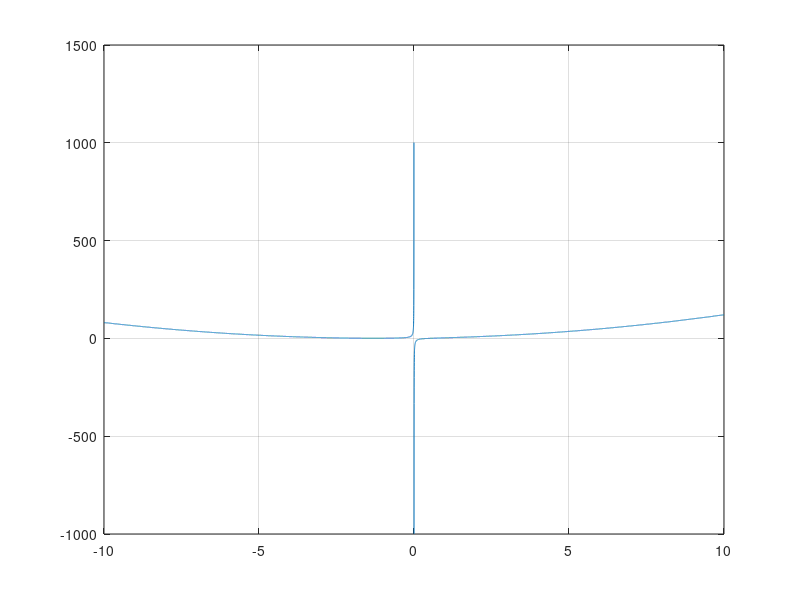

Recreate this plot in MATLAB. (Note: this script raises an error after producing the figure.)
eps = 0.01;
F = @(x)(x+1).^2 - 1./x;
x = (-10:0.001:10);
plot(x, F(x));
grid on;
a = 0;
b = 1;

[der1, der2] = derivative(sym(F));

if F(a) * der2 (a) > 0
    x0 = b;
else
    x0 = a;
end
 
 while abs(F(x0)) > eps
     x0 =  x0 - (F(x0) / (der1(x0)));
 end

 result = F(x0);

function [der1, der2] = derivative(f)
    der1 = matlabFunction(diff(f));
    der2 = matlabFunction(diff(f, 2));
end
